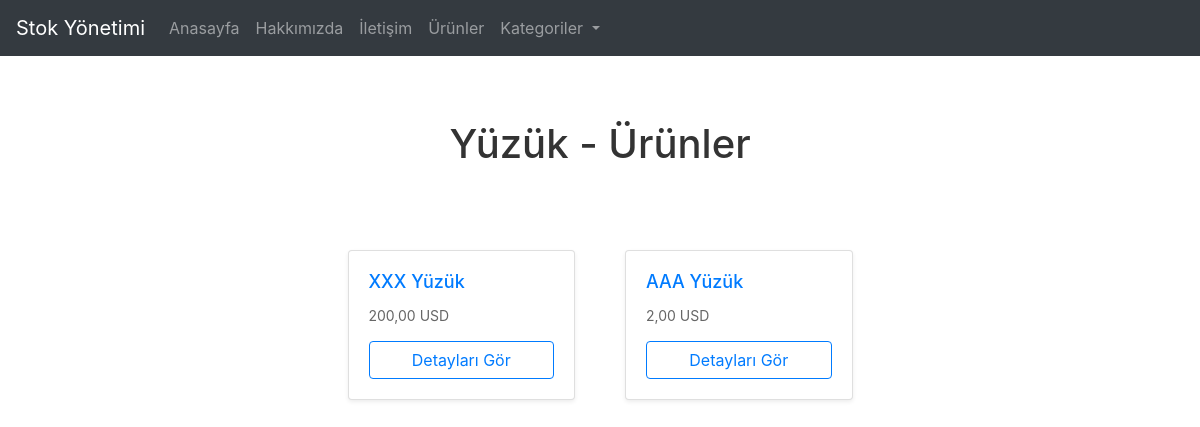
Page /kategori/yuzuk/ on the committed database.
### envanter/models.py (models this page shows, shortened)
class Kategori(models.Model):
    isim = models.CharField(max_length=100)
    slug = models.SlugField(unique=True, blank=True)
    parent = models.ForeignKey('self', null=True, blank=True, related_name='alt_kategoriler', on_delete=models.CASCADE)
    class Meta:
        verbose_name = 'Kategori'
        verbose_name_plural = 'Kategoriler'

class Urun(models.Model):
    PARA_BIRIMLERI = [
        ('TL', 'Türk Lirası'),
        ('USD', 'Dolar'),
        ('EUR', 'Euro'),
    ]
    isim = models.CharField(max_length=200)
    slug = models.SlugField(unique=True, blank=True)
    kategori = models.ForeignKey(Kategori, on_delete=models.CASCADE)
    aciklama = models.TextField(blank=True, null=True)
    fiyat = models.DecimalField(max_digits=10, decimal_places=2)
    eski_fiyat = models.DecimalField(max_digits=10, decimal_places=2, blank=True, null=True)
    stok_miktari = models.PositiveIntegerField()
    birim = models.CharField(max_length=50, choices=[('adet', 'Adet'), ('kilo', 'Kilo')])
    para_birimi = models.CharField(max_length=3, choices=PARA_BIRIMLERI, default='TL')
    fotoğraf = models.ImageField(upload_to='urun_fotograflari/', blank=True, null=True)
    class Meta:
        verbose_name = 'Ürün'
        verbose_name_plural = 'Ürünler'

### envanter/views.py (the view)
# urls.py: path('kategori/<slug:slug>/', views.kategori_urun_listesi, name='kategori_urun_listesi'),
def kategori_urun_listesi(request, slug):
    kategori = get_object_or_404(Kategori, slug=slug)
    urunler = Urun.objects.filter(kategori=kategori)
    kategoriler = Kategori.objects.all()
    return render(request, 'envanter/kategori_urun_listesi.html', {'kategori': kategori, 'urunler': urunler, 'kategoriler': kategoriler})

### envanter/templates/envanter/kategori_urun_listesi.html (shortened to what this page needs)
{% extends 'envanter/base.html' %}
{% block content %}
<div class="container text-center mb-4">
    <h1>{{ kategori.isim }} - Ürünler</h1>
</div>
<div class="container">
    <div class="row justify-content-center">
        {% for urun in urunler %}
            <div class="col-lg-3 col-md-4 col-sm-6 mb-4 d-flex align-items-stretch">
                <div class="card shadow-sm w-100">
                    <div class="card-body d-flex flex-column">
                        <h5 class="card-title">{{ urun.isim }}</h5>
                        <p class="card-text">{{ urun.fiyat }} {{ urun.para_birimi }}</p>
                        <a href="{% url 'urun_detay' urun.slug %}" class="btn btn-outline-primary btn-block mt-auto">Detayları Gör</a>
                    </div>
                </div>
            </div>
        {% endfor %}
    </div>
</div>
{% endblock %}

### static/css/styles.css (style rules this page uses)
body { font-family: -apple-system, BlinkMacSystemFont, 'Segoe UI', Roboto, 'Helvetica Neue', Arial, sans-serif; background-color: #f5f5f7; margin: 0; padding: 0; }
h1 { color: #333; font-weight: bold; margin-bottom: 20px; }
.container { padding: 20px; }
.card { border: none; border-radius: 10px; overflow: hidden; transition: transform 0.3s, box-shadow 0.3s; display: flex; flex-direction: column; margin: 10px; }
.card-body { padding: 20px; flex: 1; display: flex; flex-direction: column; }
.card-title { font-size: 18px; margin-bottom: 10px; color: #007bff; }
.card-text { color: #666; font-size: 14px; margin-bottom: 15px; }
.btn-outline-primary { border-color: #007bff; color: #007bff; transition: background-color 0.3s, border-color 0.3s, color 0.3s; }
.row.justify-content-center { justify-content: center !important; }
.mb-4 { margin-bottom: 1.5rem !important; }

### rows in the picture
Kategori: isim "Yüzük"
Urun: isim "XXX Yüzük", fiyat "200,00", para_birimi "USD"
Urun: isim "AAA Yüzük", fiyat "2,00", para_birimi "USD"
